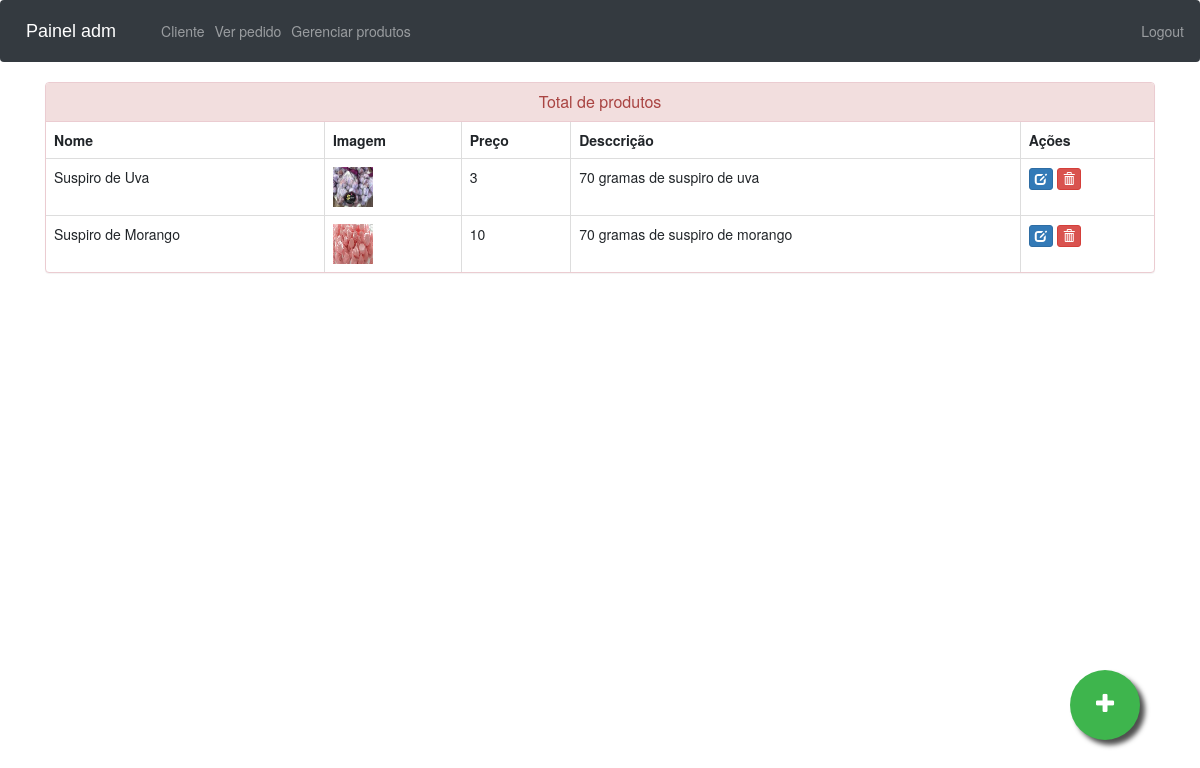
The page /admin-products (signed in) on the database as committed earlier.
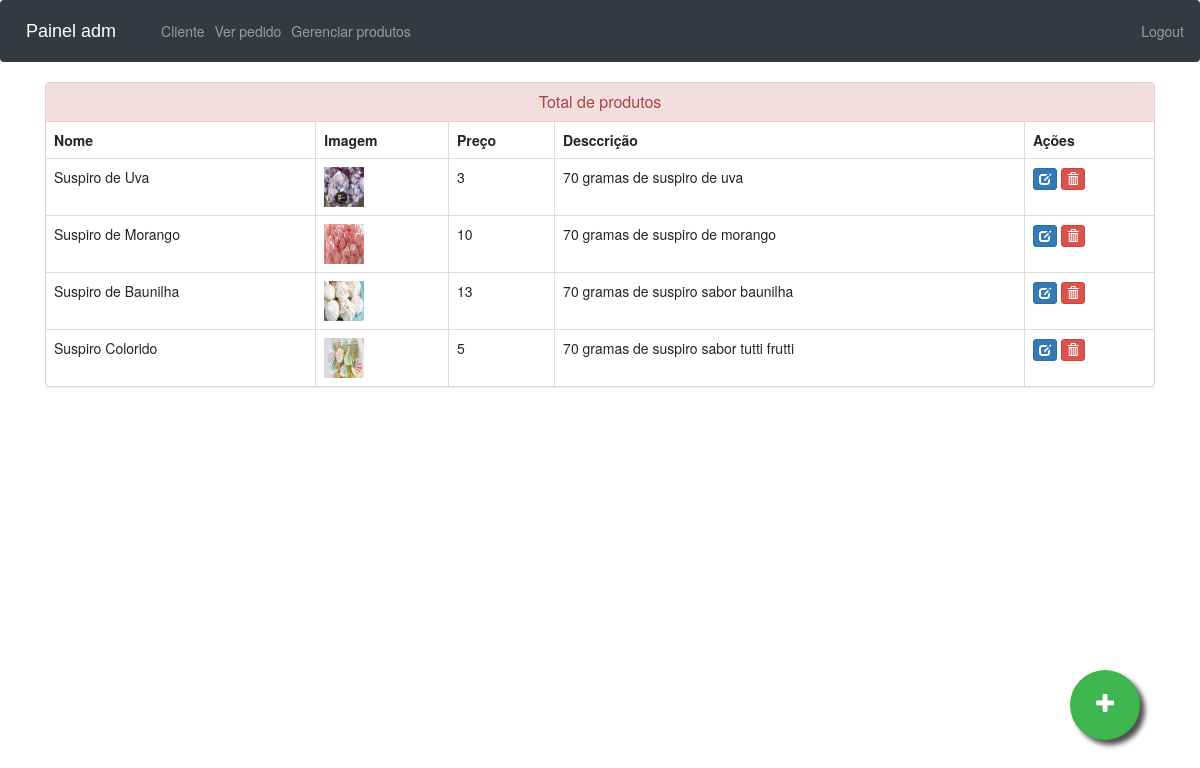
The same page on the database as committed later.
### ecom/models.py (models this page shows, shortened)
class Product(models.Model):
    name=models.CharField(max_length=40)
    product_image= models.ImageField(upload_to='product_image/',null=True,blank=True)
    price = models.PositiveIntegerField()
    description=models.CharField(max_length=40)

### ecom/views.py (the view)
# urls.py: path('admin-products', views.admin_products_view,name='admin-products'),
@login_required(login_url='adminlogin')
def admin_products_view(request):
    products=models.Product.objects.all()
    return render(request,'ecom/admin_products.html',{'products':products})

### templates/ecom/admin_products.html (shortened to what this page needs)
{% extends 'ecom/admin_base.html' %}
{% load static %}
{% block content %}
<head>
  <link href="//netdna.bootstrapcdn.com/bootstrap/3.0.0/css/bootstrap.min.css" rel="stylesheet" id="bootstrap-css">
</head>
<div class="container">
  <div class="panel panel-danger">
    <div class="panel-heading">
      <h6 class="panel-title">Total de produtos</h6>
    </div>
    <table class="table table-hover table-bordered" id="dev-table">
      <thead>
        <tr>
          <th>Nome</th>
          <th>Imagem</th>
          <th>Preço</th>
          <th>Desccrição</th>
          <th>Ações</th>
        </tr>
      </thead>
      {% for p in products %}
  {% if p %}
      <tr>
        <td> {{p.name}}</td>
        <td> <img src="{% static p.product_image.url %}" alt="Profile Pic" height="40px" width="40px" /></td>
        <td>{{p.price}}</td>
        <td>{{p.description}}</td>
        <td><a class="btn btn-primary btn-xs" href="{% url 'update-product' p.id  %}"><span class="glyphicon glyphicon-edit"></span></a>
          <a class="btn btn-danger btn-xs" href="{% url 'delete-product' p.id  %}"><span class="glyphicon glyphicon-trash"></span></a></td>
      </tr>
      {%else%}
      <br><br><br>
      <h1>Sem produtos</h1>
      {% endif %}
      {% endfor %}
    </table>
  </div>
</div>
<a href="/admin-add-product" class="float">
<i class="fa fa-plus my-float"></i>
</a>
{% endblock content %}

### templates/ecom/admin_base.html (shortened to what this page needs)
<!DOCTYPE html>
{% load static %}
<html lang="en">
<head>
  <link rel="stylesheet" href="https://stackpath.bootstrapcdn.com/bootstrap/4.3.1/css/bootstrap.min.css">
  <link rel="stylesheet" href="https://maxcdn.bootstrapcdn.com/font-awesome/4.7.0/css/font-awesome.min.css">
</head>
<body>
  <div class="bs-example">
    <nav class="navbar navbar-expand-md navbar-dark fixed-top" style="background:#343A40;">
      <a href="/" class="navbar-brand">Painel adm</a>
      <div class="collapse navbar-collapse justify-content-between" id="navbarCollapse">
        <div class="navbar-nav">
          <a href="/view-customer" class="nav-item nav-link">Cliente</a>
          <a href="/admin-view-booking" class="nav-item nav-link">Ver pedido</a>
          <a href="/admin-products" class="nav-item nav-link">Gerenciar produtos</a>
        </div>
        <div class="navbar-nav navbar-right">
          <a href="/logout" class="nav-item nav-link"> Logout</a>
        </div>
      </div>
    </nav>
  </div>
  {% block content %}
  {% endblock content %}
<br><br><br><br><br><br><br><br>
</body>
</html>

### templates/ecom/admin_base.html (style rules this page uses)
.bs-example { margin: 0px; }
.navbar-brand { font-size: 20px; font-family: sans-serif; }
.fa { font-size: 23px; width: 60px; text-align: center; text-decoration: none; margin: 5px 2px; border-radius: 50%; }

### templates/ecom/admin_products.html (style rules this page uses)
a:link { text-decoration: none; }
h6 { text-align: center; }
.float { position:fixed; width:70px; height:70px; bottom:60px; right:60px; background-color:#3eb54d; color:#FFF; border-radius:50px; text-align:center; box-shadow: 5px 5px 5px #505050; }
.my-float { margin-top:22px; }

Rows that differ between the two databases and show on the page:
added Product: name "Suspiro de Baunilha", product_image (picture), price "13", description "70 gramas de suspiro sabor baunilha"
added Product: name "Suspiro Colorido", product_image (picture), price "5", description "70 gramas de suspiro sabor tutti frutti"
